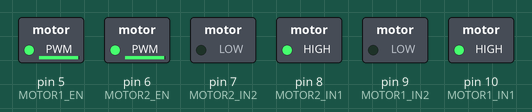
The sketch below on a simulated Arduino Uno, built with avr-gcc and run on an emulated ATmega328P. On the bench: switched loads named in the sketch (green lamp = pin HIGH).

Above: at 0.1 s.
Timing chart, 0 to 1.6 s (numbered marks = the images above):
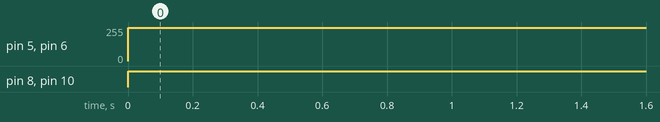

The sketch:

_5_moteurPWMPontEnH.ino
```cpp
#define MOTOR1_EN     5
#define MOTOR1_IN1    10
#define MOTOR1_IN2     9
#define MOTOR2_IN1     8
#define MOTOR2_IN2     7
#define MOTOR2_EN      6

void setup() {
  // configure les sorties utilisées pour piloter les deux moteurs
  pinMode(MOTOR1_EN,      OUTPUT);
  pinMode(MOTOR1_IN1,     OUTPUT);
  pinMode(MOTOR1_IN2,     OUTPUT);
  pinMode(MOTOR2_EN,      OUTPUT);
  pinMode(MOTOR2_IN1,     OUTPUT);
  pinMode(MOTOR2_IN2,     OUTPUT);

}

void loop() {
  digitalWrite(MOTOR1_IN1,  HIGH);       // moteur 1 dans un sens
  digitalWrite(MOTOR1_IN2,  LOW);
  analogWrite(MOTOR1_EN,   250);
  digitalWrite(MOTOR2_IN1,  HIGH);       // moteur 2 dans un sens
  digitalWrite(MOTOR2_IN2,  LOW);
  analogWrite(MOTOR2_EN,   250);
  delay(5000);                           // pause de 5s
/*  digitalWrite(MOTOR1_IN1,  LOW);        // moteur 1 dans l’autre sens
  digitalWrite(MOTOR1_IN2,  HIGH);
  digitalWrite(MOTOR1_EN,   HIGH);
  digitalWrite(MOTOR2_IN1,  LOW);        // moteur 2 dans l’autre sens
  digitalWrite(MOTOR2_IN2,  HIGH);
  digitalWrite(MOTOR2_EN,   HIGH);
  delay(5000);  */
}
```

Measured:
- by itself, pin 5 (MOTOR1_EN), pin 6 (MOTOR2_EN): 0/255 → 250/255 at 0.00 s
- by itself, pin 8 (MOTOR2_IN1), pin 10 (MOTOR1_IN1): LOW → HIGH at 0.00 s
